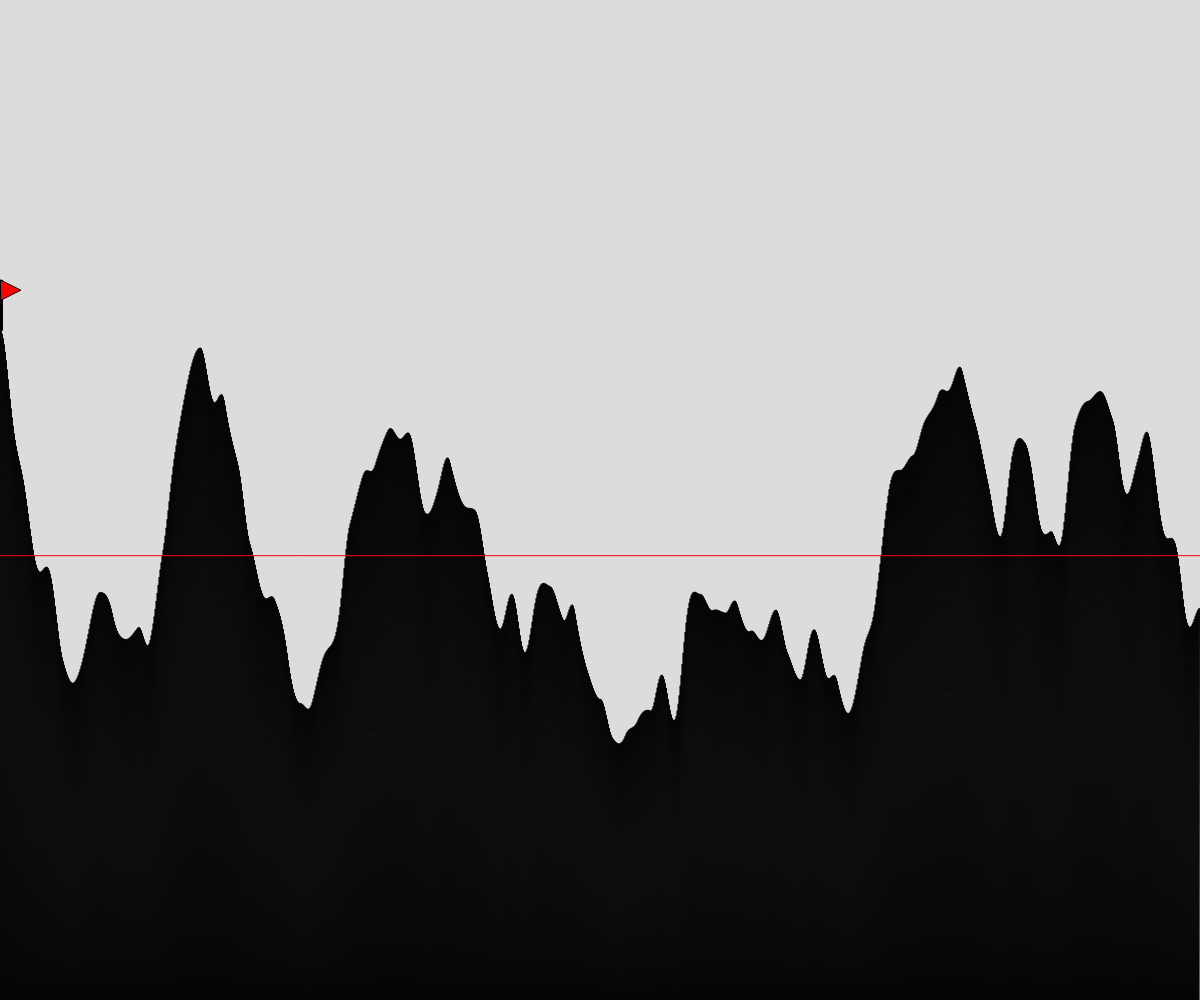
Frame 1 (no input)
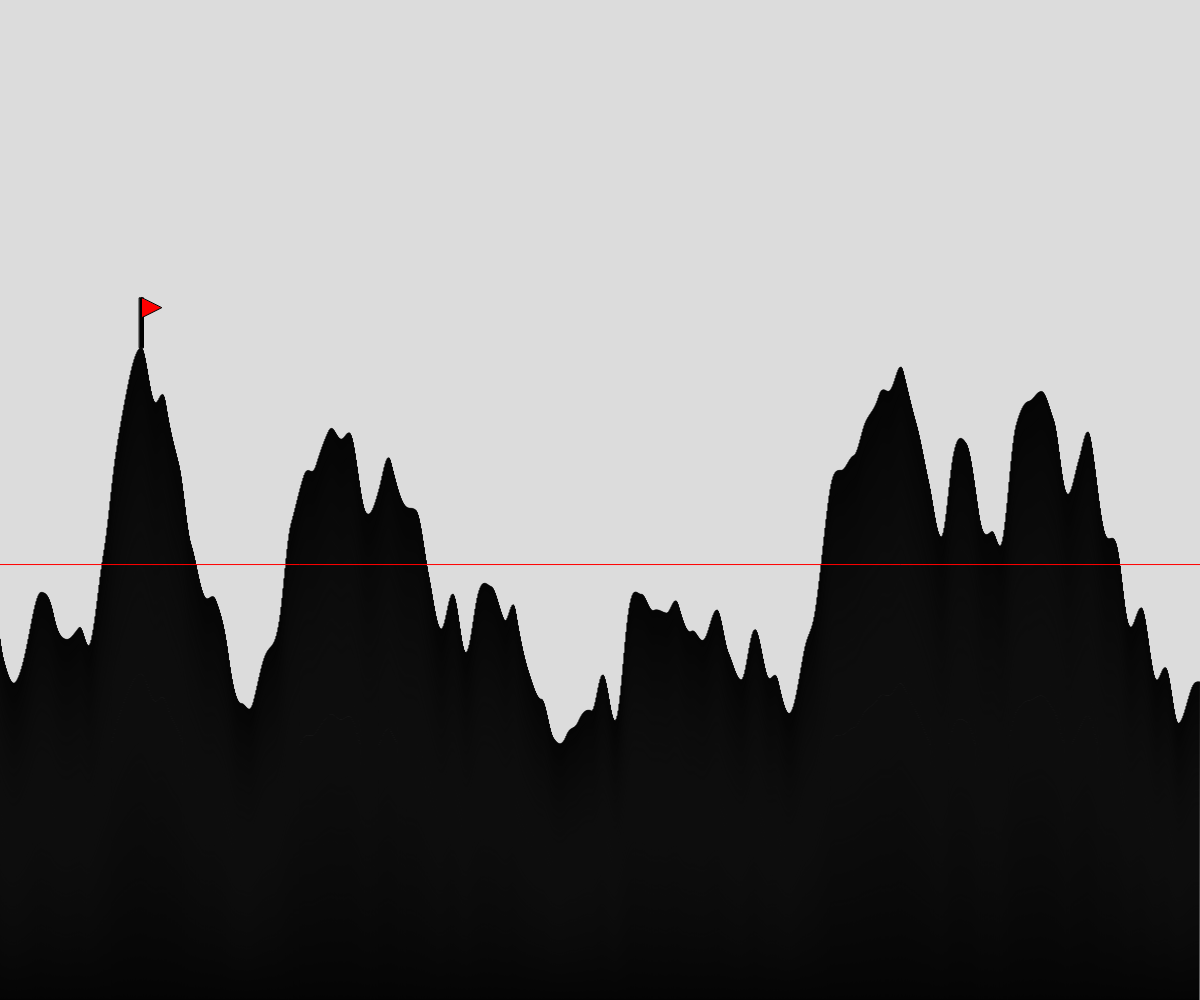
Frame 60 (no input)
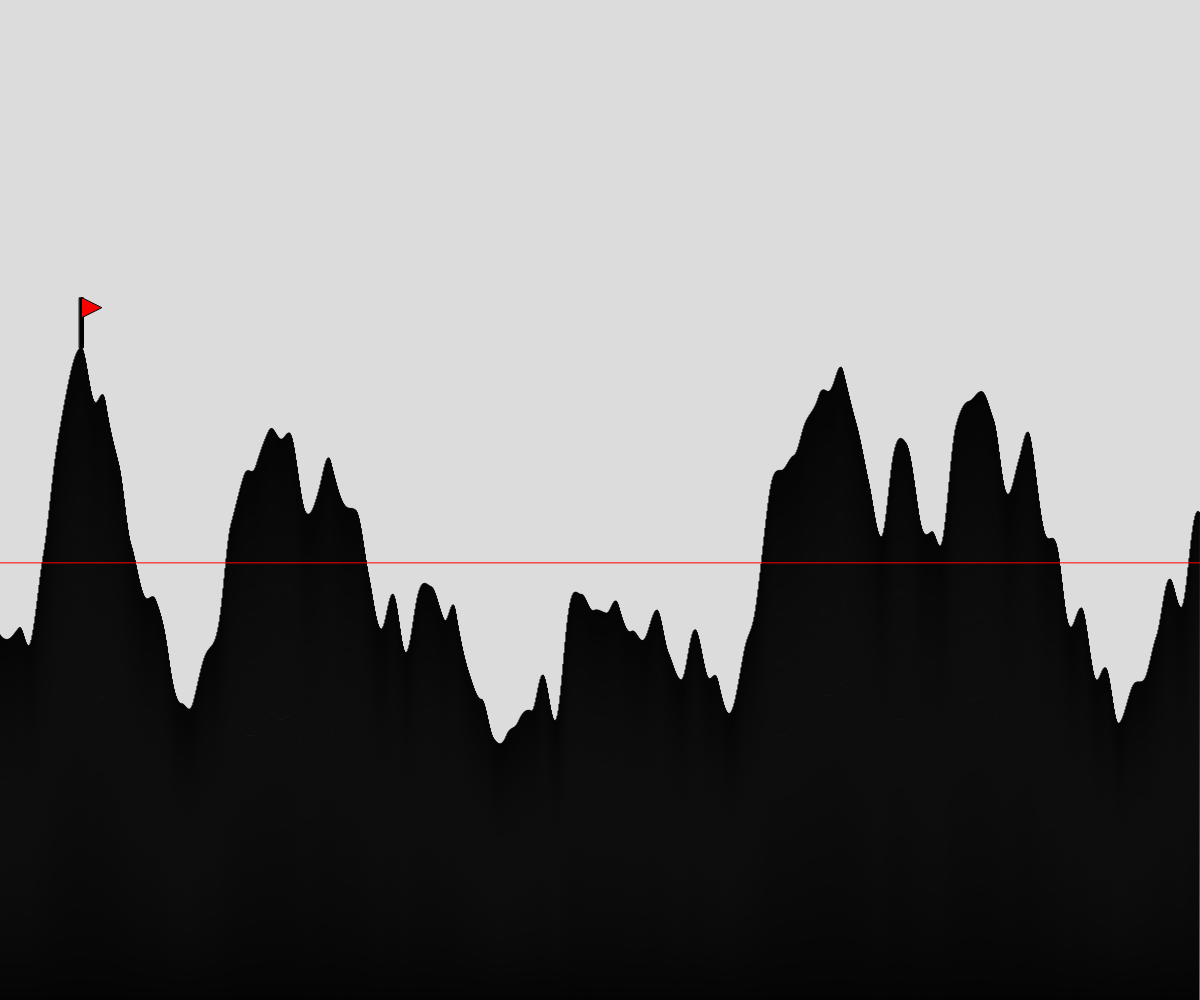
Frame 120 (the mouse pressed at the canvas centre since frame 60)

The p5.js sketch that drew these frames (run headless with seeded random() and noise() and a simulated clock; from frame 60 on, the mouse is pressed at the canvas centre):

// p5.js sketch
// ── sketch.js
// Perlin Noise Project (Terrain Generation)
// Lavan 
// October 1, 2024

let rectWidth = 1;
let t = 0;
let maxHeight = 1000;

function setup() {
  createCanvas(windowWidth, windowHeight);
}

function draw() {
  background(220);
  staircase()
}

function staircase() {
  let maxRectHeight = 0;
  let maxX = 0;
  let maxY = height
  let totalHeight = 0;

  if (keyIsDown(LEFT_ARROW)) {
    rectWidth -= 1
  }
  if (keyIsDown(RIGHT_ARROW)) {
    rectWidth += 1
  }
  if (rectWidth <= 1) {
    rectWidth = 1;
  }
  else if (rectWidth >= width / 10) {
    rectWidth = width / 10;
  }
  for (let x = 0; x < width; x += rectWidth) {
    let noiseValue = noise(x * 0.01 + t);
    let rectHeight = map(noiseValue, 0, 1, 0, maxHeight);

    if (rectHeight > maxRectHeight) {
      maxRectHeight = rectHeight;
      maxX = x;
      maxY = height - rectHeight;
    }
    fill(0);
    rect(x, height - rectHeight, rectWidth - 1, rectHeight);
    totalHeight += rectHeight;
  }

  let averageHeigth = totalHeight / (width / rectWidth);
  stroke(255, 0, 0);
  line(0, height - averageHeigth, width, height - averageHeigth)
  drawFlag(maxX + rectWidth / 2, maxY);

  t += 0.01;
}

function drawFlag(x, y) {
  stroke(0);
  rect(x-2, y-50, 4, 50);
  fill(255,0,0);
  triangle(x, y - 50, x, y - 30, x + 20, y - 40);
}
